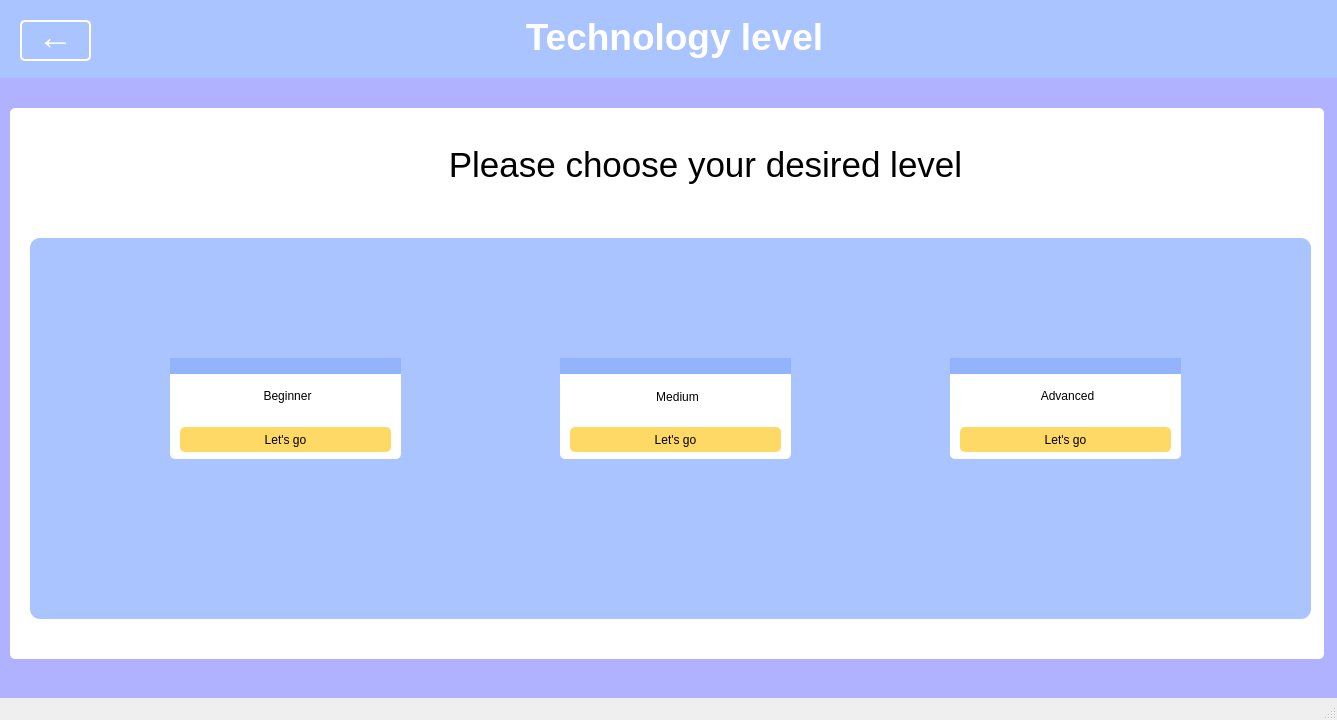
<?xml version="1.0" encoding="UTF-8"?>
<ui version="4.0">
 <class>MainWindow</class>
 <widget class="QMainWindow" name="MainWindow">
  <property name="geometry">
   <rect>
    <x>0</x>
    <y>0</y>
    <width>1337</width>
    <height>720</height>
   </rect>
  </property>
  <property name="maximumSize">
   <size>
    <width>1337</width>
    <height>720</height>
   </size>
  </property>
  <property name="windowTitle">
   <string>Minute Typing Test</string>
  </property>
  <widget class="QWidget" name="centralwidget">
   <widget class="QWidget" name="heading_background" native="true">
    <property name="geometry">
     <rect>
      <x>0</x>
      <y>0</y>
      <width>1337</width>
      <height>78</height>
     </rect>
    </property>
    <property name="styleSheet">
     <string notr="true">background-color: #AAC4FF
</string>
    </property>
    <widget class="QPushButton" name="return_btn">
     <property name="geometry">
      <rect>
       <x>20</x>
       <y>20</y>
       <width>71</width>
       <height>41</height>
      </rect>
     </property>
     <property name="styleSheet">
      <string notr="true">border: 2px solid white;
border-radius: 5px;
color: white;
font-size: 36px;
padding-bottom: 9px; 
font-weight: bold;
text-align: center;</string>
     </property>
     <property name="text">
      <string>←</string>
     </property>
    </widget>
    <widget class="QLabel" name="heading_label">
     <property name="geometry">
      <rect>
       <x>514</x>
       <y>0</y>
       <width>321</width>
       <height>75</height>
      </rect>
     </property>
     <property name="text">
      <string>&lt;html&gt;&lt;head/&gt;&lt;body&gt;&lt;p align=&quot;center&quot;&gt;&lt;span style=&quot; font-family:'Bahnschrift'; font-size:28pt; font-weight:600; color:#ffffff;&quot;&gt;Technology level&lt;/span&gt;&lt;/p&gt;&lt;/body&gt;&lt;/html&gt;</string>
     </property>
    </widget>
   </widget>
   <widget class="QWidget" name="background" native="true">
    <property name="geometry">
     <rect>
      <x>0</x>
      <y>78</y>
      <width>1337</width>
      <height>642</height>
     </rect>
    </property>
    <property name="styleSheet">
     <string notr="true">background-color: #B1B2FF;
</string>
    </property>
    <widget class="QWidget" name="main_container" native="true">
     <property name="geometry">
      <rect>
       <x>10</x>
       <y>30</y>
       <width>1314</width>
       <height>551</height>
      </rect>
     </property>
     <property name="styleSheet">
      <string notr="true">background-color: white;

border-radius: 5px;</string>
     </property>
     <widget class="QWidget" name="widget_2" native="true">
      <property name="geometry">
       <rect>
        <x>10</x>
        <y>13</y>
        <width>1291</width>
        <height>101</height>
       </rect>
      </property>
      <property name="styleSheet">
       <string notr="true"/>
      </property>
      <widget class="QTextBrowser" name="textBrowser">
       <property name="geometry">
        <rect>
         <x>50</x>
         <y>20</y>
         <width>1271</width>
         <height>71</height>
        </rect>
       </property>
       <property name="styleSheet">
        <string notr="true"/>
       </property>
       <property name="html">
        <string>&lt;!DOCTYPE HTML PUBLIC &quot;-//W3C//DTD HTML 4.0//EN&quot; &quot;http://www.w3.org/TR/REC-html40/strict.dtd&quot;&gt;
&lt;html&gt;&lt;head&gt;&lt;meta name=&quot;qrichtext&quot; content=&quot;1&quot; /&gt;&lt;style type=&quot;text/css&quot;&gt;
p, li { white-space: pre-wrap; }
&lt;/style&gt;&lt;/head&gt;&lt;body style=&quot; font-family:'MS Shell Dlg 2'; font-size:7.875pt; font-weight:400; font-style:normal;&quot;&gt;
&lt;p align=&quot;center&quot; style=&quot; margin-top:0px; margin-bottom:0px; margin-left:0px; margin-right:0px; -qt-block-indent:0; text-indent:0px;&quot;&gt;&lt;span style=&quot; font-size:26pt;&quot;&gt;Please choose your desired level&lt;/span&gt;&lt;/p&gt;&lt;/body&gt;&lt;/html&gt;</string>
       </property>
      </widget>
     </widget>
     <widget class="QFrame" name="frame_2">
      <property name="geometry">
       <rect>
        <x>20</x>
        <y>130</y>
        <width>1281</width>
        <height>381</height>
       </rect>
      </property>
      <property name="styleSheet">
       <string notr="true">background-color: #AAC4FF;
border-radius: 10px;</string>
      </property>
      <property name="frameShape">
       <enum>QFrame::StyledPanel</enum>
      </property>
      <property name="frameShadow">
       <enum>QFrame::Raised</enum>
      </property>
      <widget class="QWidget" name="widget_3" native="true">
       <property name="geometry">
        <rect>
         <x>140</x>
         <y>120</y>
         <width>231</width>
         <height>101</height>
        </rect>
       </property>
       <property name="styleSheet">
        <string notr="true">background-color:white;
border-radius: 5px;
</string>
       </property>
       <widget class="Line" name="line">
        <property name="geometry">
         <rect>
          <x>0</x>
          <y>0</y>
          <width>231</width>
          <height>16</height>
         </rect>
        </property>
        <property name="styleSheet">
         <string notr="true">background-color: #94B3FD;
border-radius: 0px;</string>
        </property>
        <property name="orientation">
         <enum>Qt::Horizontal</enum>
        </property>
       </widget>
       <widget class="QPushButton" name="min_1_btn">
        <property name="geometry">
         <rect>
          <x>10</x>
          <y>69</y>
          <width>211</width>
          <height>25</height>
         </rect>
        </property>
        <property name="styleSheet">
         <string notr="true">background-color: #FFD966;
font: 11pt &quot;Bahnschrift&quot;;</string>
        </property>
        <property name="text">
         <string>Let's go</string>
        </property>
       </widget>
       <widget class="QLabel" name="min_1_label">
        <property name="geometry">
         <rect>
          <x>17</x>
          <y>23</y>
          <width>201</width>
          <height>31</height>
         </rect>
        </property>
        <property name="styleSheet">
         <string notr="true">font: 18pt &quot;OCR A Extended&quot;;
color: black;</string>
        </property>
        <property name="text">
         <string>&lt;html&gt;&lt;head/&gt;&lt;body&gt;&lt;p align=&quot;center&quot;&gt;Beginner&lt;/p&gt;&lt;/body&gt;&lt;/html&gt;</string>
        </property>
       </widget>
      </widget>
      <widget class="QWidget" name="widget_4" native="true">
       <property name="geometry">
        <rect>
         <x>530</x>
         <y>120</y>
         <width>231</width>
         <height>101</height>
        </rect>
       </property>
       <property name="styleSheet">
        <string notr="true">background-color:white;
border-radius: 5px;
</string>
       </property>
       <widget class="Line" name="line_2">
        <property name="geometry">
         <rect>
          <x>0</x>
          <y>0</y>
          <width>231</width>
          <height>16</height>
         </rect>
        </property>
        <property name="styleSheet">
         <string notr="true">background-color: #94B3FD;
border-radius: 0px;</string>
        </property>
        <property name="orientation">
         <enum>Qt::Horizontal</enum>
        </property>
       </widget>
       <widget class="QPushButton" name="min_3_btn">
        <property name="geometry">
         <rect>
          <x>10</x>
          <y>69</y>
          <width>211</width>
          <height>25</height>
         </rect>
        </property>
        <property name="styleSheet">
         <string notr="true">background-color: #FFD966;
font: 11pt &quot;Bahnschrift&quot;;</string>
        </property>
        <property name="text">
         <string>Let's go</string>
        </property>
       </widget>
       <widget class="QLabel" name="min_3_label">
        <property name="geometry">
         <rect>
          <x>17</x>
          <y>24</y>
          <width>201</width>
          <height>31</height>
         </rect>
        </property>
        <property name="styleSheet">
         <string notr="true">font: 18pt &quot;OCR A Extended&quot;;
color: black;</string>
        </property>
        <property name="text">
         <string>&lt;html&gt;&lt;head/&gt;&lt;body&gt;&lt;p align=&quot;center&quot;&gt;Medium&lt;/p&gt;&lt;/body&gt;&lt;/html&gt;</string>
        </property>
       </widget>
      </widget>
      <widget class="QWidget" name="widget_5" native="true">
       <property name="geometry">
        <rect>
         <x>920</x>
         <y>120</y>
         <width>231</width>
         <height>101</height>
        </rect>
       </property>
       <property name="styleSheet">
        <string notr="true">background-color:white;
border-radius: 5px;
</string>
       </property>
       <widget class="Line" name="line_3">
        <property name="geometry">
         <rect>
          <x>0</x>
          <y>0</y>
          <width>231</width>
          <height>16</height>
         </rect>
        </property>
        <property name="styleSheet">
         <string notr="true">background-color: #94B3FD;
border-radius: 0px;</string>
        </property>
        <property name="orientation">
         <enum>Qt::Horizontal</enum>
        </property>
       </widget>
       <widget class="QPushButton" name="min_1_btn_2">
        <property name="geometry">
         <rect>
          <x>10</x>
          <y>69</y>
          <width>211</width>
          <height>25</height>
         </rect>
        </property>
        <property name="styleSheet">
         <string notr="true">background-color: #FFD966;
font: 11pt &quot;Bahnschrift&quot;;</string>
        </property>
        <property name="text">
         <string>Let's go</string>
        </property>
       </widget>
       <widget class="QLabel" name="min_1_label_2">
        <property name="geometry">
         <rect>
          <x>17</x>
          <y>23</y>
          <width>201</width>
          <height>31</height>
         </rect>
        </property>
        <property name="styleSheet">
         <string notr="true">font: 18pt &quot;OCR A Extended&quot;;
color: black;</string>
        </property>
        <property name="text">
         <string>&lt;html&gt;&lt;head/&gt;&lt;body&gt;&lt;p align=&quot;center&quot;&gt;Advanced&lt;/p&gt;&lt;/body&gt;&lt;/html&gt;</string>
        </property>
       </widget>
      </widget>
     </widget>
    </widget>
   </widget>
  </widget>
  <widget class="QMenuBar" name="menubar">
   <property name="geometry">
    <rect>
     <x>0</x>
     <y>0</y>
     <width>1337</width>
     <height>22</height>
    </rect>
   </property>
  </widget>
  <widget class="QStatusBar" name="statusbar"/>
 </widget>
 <resources/>
 <connections/>
</ui>
